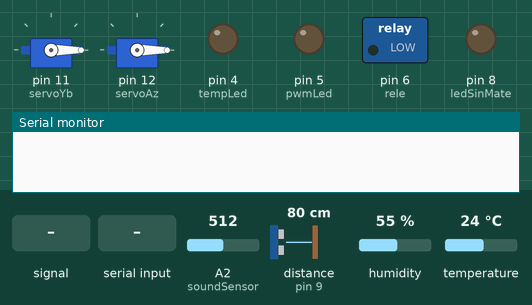
Recording of a sketch running on a simulated Arduino Uno, built with avr-gcc and run on an emulated ATmega328P. Shown: 2 × servo, switched loads named in the sketch (green lamp = pin HIGH), output pins drawn as LEDs (lit = HIGH), the last lines printed to the serial monitor. Inputs (shaded band) come from the test bench; at power-on: distance to the obstacle (sensor on pin 9) 80 cm, A2 (soundSensor) = 512, humidity 55 %, temperature 24 °C. The echo pulse lasts 58.3 µs per cm; pins used as bus, display or sensor lines are not drawn.

Above: at 1.2 s.
1.3 s: A2 (soundSensor) fed a 200 Hz sine of ±460 counts around its level
At 3.8 s:
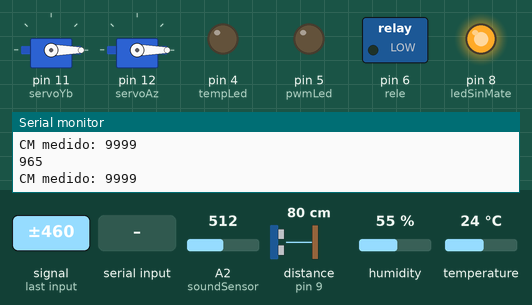
4.3 s: distance to the obstacle (sensor on pin 9) set to 12 cm
6.1 s: distance to the obstacle (sensor on pin 9) set to 9 cm
At 8.9 s:
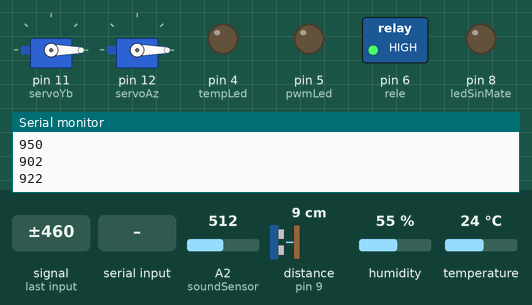
9.1 s: "servoYerba/1\n" received over the second serial link
At 11.1 s:
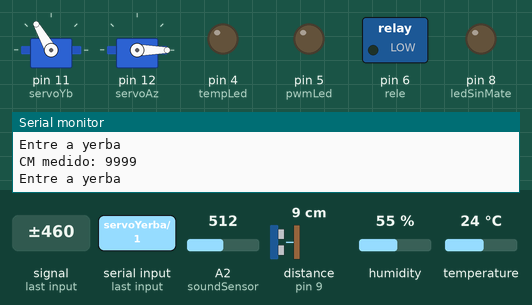
11.9 s: "termometro/1\n" received over the second serial link
At 13.1 s:
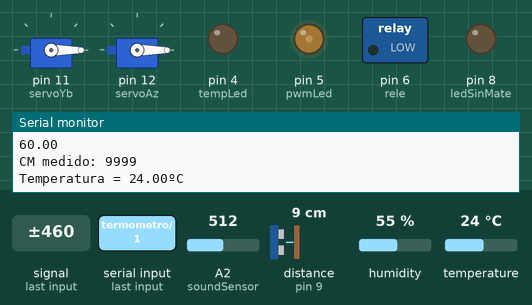
14.9 s: A2 (soundSensor) set to 1023
Timing chart, 0 to 18.9 s (numbered marks = the images above; inputs shaded):
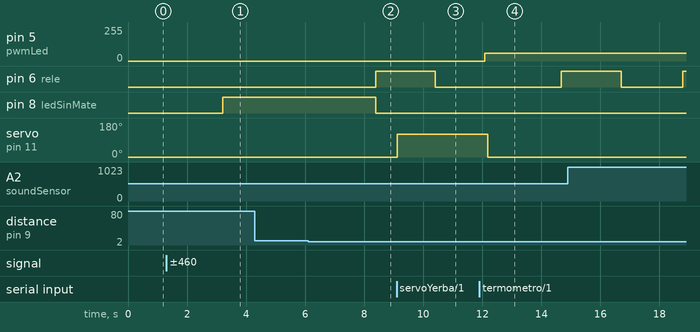

Measured:
- the behaviour switches between 11 and 10 cm on distance to the obstacle (sensor on pin 9) (found by bisection; images 1 and 2)
- after the input at 1.3 s, pin 8 (ledSinMate): LOW → HIGH after 1.9 s
- after the input at 6.1 s, pin 6 (rele): LOW → HIGH after 2.3 s; pin 8 (ledSinMate): HIGH → LOW after 2.3 s
- after the input at 9.1 s, servo on pin 11 (servoYb): 0° → 120° at once
- after the input at 11.9 s, pin 5 (pwmLed): 0/255 → 60/255 after 0.18 s; pin 6 (rele): LOW → HIGH after 2.8 s instead of 2.0 s

The sketch:

arduinoCode.ino
```cpp
#include "smarte.h"

void setup() {
  Serial.begin(9600);
  esp.begin(9600);

  servoYb.attach(11);
  servoYb.write(0);
  servoAz.attach(12);
  servoAz.write(0);

  pinMode(triggerPin,OUTPUT);
  pinMode(echoPin,INPUT);
  pinMode(rele,OUTPUT);
  pinMode(ledSinMate,OUTPUT);
  pinMode(pwmLed,OUTPUT);
  pinMode(tempLed,OUTPUT);

}

void loop() {

  //Deteccion de aplauso
  soundValue = analogRead(soundSensor);
  if(soundValue > umbralSonido){
    Serial.println(soundValue);
    if(primerClap){
      timeSound = millis();
      waitSound = millis();
      primerClap = false;
    }
    else{
      if((millis()- waitSound)>delayWaitSound){
        if((millis()- timeSound) < delaySound){
          primerClap = true;
          bombaAplauso = true;
          atenderBombaAplauso();
        }
      }
    }
  }
  if((millis()- timeSound) > delaySound){
    primerClap = true;
  }
  if(bombaAplauso){
    atenderBombaAplauso();
  }

  //Lectura de Serial del ESP
  if(esp.available() > 0){
    data = esp.readStringUntil('\n');
    Serial.println(data);
  }

  if(data.indexOf("servoYerba/1")>-1 || !stateYb || seguirMidiendoYb){
    atenderYerba();
  }
  if(data.indexOf("servoAzucar/")>-1 || !stateAz || seguirMidiendoAz){
    Serial.print("State Azucar: ");
    Serial.println(stateAz);
    Serial.print("Seguir midiendo Az: ");
    Serial.println(seguirMidiendoAz);
    if(boolCantAz){
      //Obtengo cantidad de azucar
      cantAzucar = data.substring(12,13).toInt();
      boolCantAz = false;
    }
    atenderAzucar();
  }
  else if(data.indexOf("bomba/1")>-1 || !stateBom || seguirMidiendoBom){
    Serial.print("Estado Bomba: ");
    Serial.println(stateBom);
    Serial.print("Seguir midiendo bom: ");
    Serial.println(seguirMidiendoBom);
    Serial.println(data);

    atenderBomba();
  }
  if(data.indexOf("termometro/1")>-1 || !stateTerm){
    digitalWrite(tempLed,LOW);
    atenderTermometro();
  }

  data = "";

}

void atenderYerba(){
  Serial.println("Entre a yerba");
  //Checkequeo si ya detecte que estaba cerca el mate
  if(!yaAbri){
    cm = medirDistancia();
    Serial.print("CM medido: ");
    Serial.println(cm);
  }
  //Checkequeo distancia del mate
  if((cm <= 10 && cm > 0)){
    digitalWrite(ledSinMate, LOW);
    if(stateYb){
      timeYb = millis();
      stateYb = false;
      servoYb.write(posServoYb);
      yaAbri = true;
   }
    if((millis() - timeYb) > waitYb){
      servoYb.write(0);
      stateYb = true;
      yaAbri = false;
      esp.println("servoYerba/OFF");
    }
    seguirMidiendoYb = false;
  }//Si no se detecta el mate se lo comunico al ESP
  else if ( cm != MEDIR_USONIDO ){
    esp.println("matePuesto/OFF");
    seguirMidiendoYb = false;
    yaAbri = false;
    digitalWrite(ledSinMate, HIGH);
  }//MEDIR_USONIDO es la variable que me indica si debo continuar la medicion (para obetener un promedio)
  if(cm == MEDIR_USONIDO){
    seguirMidiendoYb = true;
  }
}

void atenderAzucar(){
  Serial.println("Entre a yerba");
  if(!yaAbri){
    cm = medirDistancia();
    Serial.print("CM medido: ");
    Serial.println(cm);
  }
  if(cm <= 10 && cm > 0){
    digitalWrite(ledSinMate, LOW);
    Serial.print("Cant Azucar: ");
    Serial.println(cantAzucar);
    if(cantAzucar > 0){
      if(stateAz){
        timeAz = millis();
        stateAz = false;
        yaAbri = true;
        servoAz.write(posServoAz);
      }
      if((millis() - timeAz) > waitAz){
        servoAz.write(0);
        stateAz = true;
        cantAzucar = cantAzucar - 1;
        yaAbri = false;
      }
    }
    else{
      seguirMidiendoAz = false;
      esp.println("servoAzucar/OFF");
      stateAz = true;
      boolCantAz = true;
    }
  }
  else if ( cm != MEDIR_USONIDO){
    esp.println("matePuesto/OFF");
    seguirMidiendoAz = false;
    yaAbri = false;
    stateAz = true;
    boolCantAz = true;
    digitalWrite(ledSinMate, HIGH);
  }
  if(cm == MEDIR_USONIDO){
    seguirMidiendoAz = true;
  }

}

void atenderBomba(){
  if(!yaAbri){
    cm = medirDistancia();
    Serial.print("CM medido: ");
    Serial.println(cm);

  }
  Serial.print("Estado Bomba: ");
  Serial.println(stateBom);

  if(cm <= 10 && cm > 0){
    digitalWrite(ledSinMate, LOW);
    if(stateBom){
      timeBom = millis();
      stateBom = false;
      yaAbri = true;
      Serial.println("Abro rele");
      digitalWrite(rele,HIGH);
    }

    if((millis() - timeBom) > waitBom){
      digitalWrite(rele,LOW);
      stateBom = true;
      yaAbri = false;
      Serial.println("Apago Bomba");
      esp.println("bomba/OFF");
    }
    seguirMidiendoBom = false;
  }
  else if ( cm != MEDIR_USONIDO ){
    esp.println("matePuesto/OFF");
    seguirMidiendoBom = false;
    yaAbri = false;
    digitalWrite(ledSinMate, HIGH);
  }
  if(cm == MEDIR_USONIDO){
    seguirMidiendoBom = true;
  }
}


void atenderBombaAplauso(){
  if(!yaAbri){
    cm = medirDistancia();
    Serial.print("CM medido: ");
    Serial.println(cm);
  }
  if(cm <= 10 && cm > 0){
    digitalWrite(ledSinMate, LOW);
    if(stateAplauso){
      timeBom = millis();
      stateAplauso = false;
      yaAbri = true;
      Serial.println("Abro rele");
      digitalWrite(rele,HIGH);
    }

    if((millis() - timeBom) > waitBom){
      digitalWrite(rele,LOW);
      stateAplauso= true;
      yaAbri = false;
      bombaAplauso = false;
      esp.println("bombaAplauso/OFF");
      Serial.println("Apago Bomba");
    }

  }
  else if ( cm != MEDIR_USONIDO ){
    digitalWrite(ledSinMate, HIGH);
    yaAbri = false;
  }

}

void atenderTermometro(){
  DHT.read11(dht_apin);
  tempActual = DHT.temperature;

  if(firstTemp){
    iniTemp = tempActual;
    Serial.print("Primer temp: ");
    Serial.println(iniTemp);

    firstTemp = false;
  }
  if(tempActual > maxTemp){
    analogWrite(pwmLed,0);
    digitalWrite(tempLed,HIGH);
    Serial.print("Temperatura = ");
    Serial.print(tempActual);
    Serial.println("ºC");
    stateTerm = true;
    esp.println("termometro/OFF");
  }//Aca se aplica la histeresis
  else if(tempActual < (maxTemp - 1) && tempActual > minTemp){
    digitalWrite(tempLed,LOW);
    Serial.print("Temperatura = ");
    Serial.print(tempActual);
    Serial.println("ºC");
    nivelLed = parseTemp(tempActual);
    analogWrite(pwmLed, nivelLed);
    stateTerm = false;
  }

}

int parseTemp(float temp){
  float value = maxTemp - minTemp;
  float aux;
  aux = ((((temp-minTemp)*200)/value));
  Serial.println(aux);

  return (int) aux;
}


long readUltrasonicDistance(){

  digitalWrite(triggerPin,LOW);
  delayMicroseconds(2);
  digitalWrite(triggerPin,HIGH);
  delayMicroseconds(10);
  digitalWrite(triggerPin,LOW);
  return 0.01723*pulseIn(echoPin,HIGH);
}

long medirDistancia(){

  long promedio = 0;
  delay(100);

  if(stateDistancia){
    timeDistancia = millis();
    stateDistancia = false;
  }
  if((millis() - timeDistancia) > 80){

    if(iUltra<mediciones){
      aux[iUltra] = readUltrasonicDistance();
      iUltra++;
    }
    if(iUltra == (mediciones - 1)){
      promedio = promedioUltra();
      iUltra = 0;
      return promedio;
    }
    stateDistancia = true;
  }
  return MEDIR_USONIDO;

}

long promedioUltra(){
  int cant = 0;
  int suma = 0;

  for(int i =0; i<mediciones;i++){
    if(aux[i]>0 && aux[i]<15){
      suma += aux[i];
      cant++;
    }
  }
  return suma/cant;
}
```

smarte.h
```cpp
#ifndef _SMARTE_H
#define _SMARTE_H

#include <SoftwareSerial.h>
#include <Servo.h>
#include <dht.h>


/////////Funciones/////////
int readline();
void atenderYerba();
void atenderAzucar();
void atenderBomba();
void atenderBombaAplauso();
void atenderTermometro();
long readUltrasonicDistance();
long medirDistancia();
long promedioUltra();
int parseTemp();
int filterTemp(float);

/////////Variables Generales/////////
SoftwareSerial esp(3,2);
String data = "";

/////////Variables Servos/////////
Servo servoYb;
Servo servoAz;
int posServoYb = 120;
int posServoAz = 80;

long timeYb = millis();
long waitYb = 2000;
bool stateYb = true;
bool seguirMidiendoYb = false;

long timeAz = millis();
long waitAz = 200;
bool stateAz = true;
int cantAzucar = 1;
bool boolCantAz = true;
bool seguirMidiendoAz = false;


/////////Variables UltraSonido/////////
#define MEDIR_USONIDO 9999
const int triggerPin = 10;
const int echoPin = 9;
const int ledSinMate = 8;
long cm;
const int mediciones = 10;
long aux[mediciones];
int iUltra = 0;
bool yaAbri = false;
bool stateDistancia = true;
long timeDistancia = millis();


/////////Variables Bomba/////////
const int rele = 6;
long timeBom = millis();
long waitBom = 2000;
bool stateBom = true;
bool seguirMidiendoBom = false;

/////////Variables Microfono/////////
const int soundSensor = A2;
int soundValue = 0;
//bool soundState = false;
long timeSound = millis();
const long delaySound = 1000;
long waitSound = millis();
const long delayWaitSound = 50;
bool primerClap = true;
bool bombaAplauso= false;
bool stateAplauso= true;
const long umbralSonido = 900;


/////////Variables Termometro/////////
long timeTerm = millis();
const long waitTerm = 800;
bool stateTerm = true;
#define dht_apin A5
dht DHT;
const int pwmLed = 5;
int nivelLed;
const int maxTemp = 45;
const int minTemp = 15;
float tempActual;
const int tempLed = 4;
float iniTemp = 0;
bool firstTemp = true;


#endif // _SMARTE_H
```
